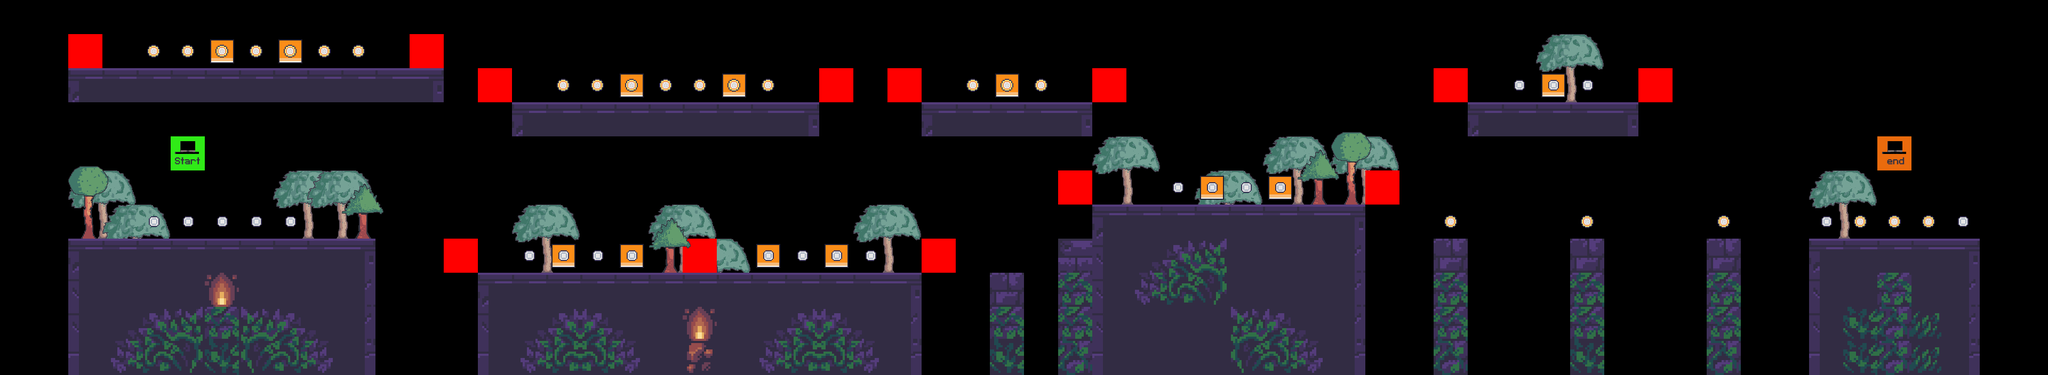

Below is a game level as drawn by its tile map, then a one-line description and the .tmx that defines it (tile-layer data replaced by summaries):
An orthogonal 60x11 tile map with 64x64 px tiles, 8 tile layers (bg_trees, terrain, stumps, enemies, ...), 6 tilesets.

<map version="1.10" tiledversion="1.10.0" orientation="orthogonal" renderorder="right-down" width="60" height="11" tilewidth="64" tileheight="64" infinite="0" nextlayerid="9" nextobjectid="1">
 <editorsettings>
  <export target="../5/level_5.csv" format="csv" />
 </editorsettings>
 <tileset firstgid="1" source="../tilesets/terrain_tiles.tsx" />
 <tileset firstgid="576" source="../tilesets/stump.tsx" />
 <tileset firstgid="577" source="../tilesets/trees.tsx" />
 <tileset firstgid="580" source="../tilesets/coin_tiles.tsx" />
 <tileset firstgid="582" source="../tilesets/enemy_tiles.tsx" />
 <tileset firstgid="584" source="../tilesets/player_tiles.tsx" />
 <layer id="2" name="bg_trees" width="60" height="11">
  <data>[660 cells, 14 non-empty, 1 distinct tile ids]</data>
 </layer>
 <layer id="1" name="terrain" width="60" height="11">
  <data>[660 cells, 184 non-empty, 28 distinct tile ids]</data>
 </layer>
 <layer id="5" name="stumps" width="60" height="11">
  <data>[660 cells, 1 non-empty, 1 distinct tile ids]</data>
 </layer>
 <layer id="6" name="enemies" width="60" height="11">
  <data>[660 cells, 12 non-empty, 1 distinct tile ids]</data>
 </layer>
 <layer id="7" name="constraints" width="60" height="11">
  <data>[660 cells, 13 non-empty, 1 distinct tile ids]</data>
 </layer>
 <layer id="3" name="fg_trees" width="60" height="11">
  <data>[660 cells, 5 non-empty, 2 distinct tile ids]</data>
 </layer>
 <layer id="4" name="coins" width="60" height="11">
  <data>[660 cells, 45 non-empty, 2 distinct tile ids]</data>
 </layer>
 <layer id="8" name="player" width="60" height="11">
  <data>[660 cells, 2 non-empty, 2 distinct tile ids]</data>
 </layer>
</map>
